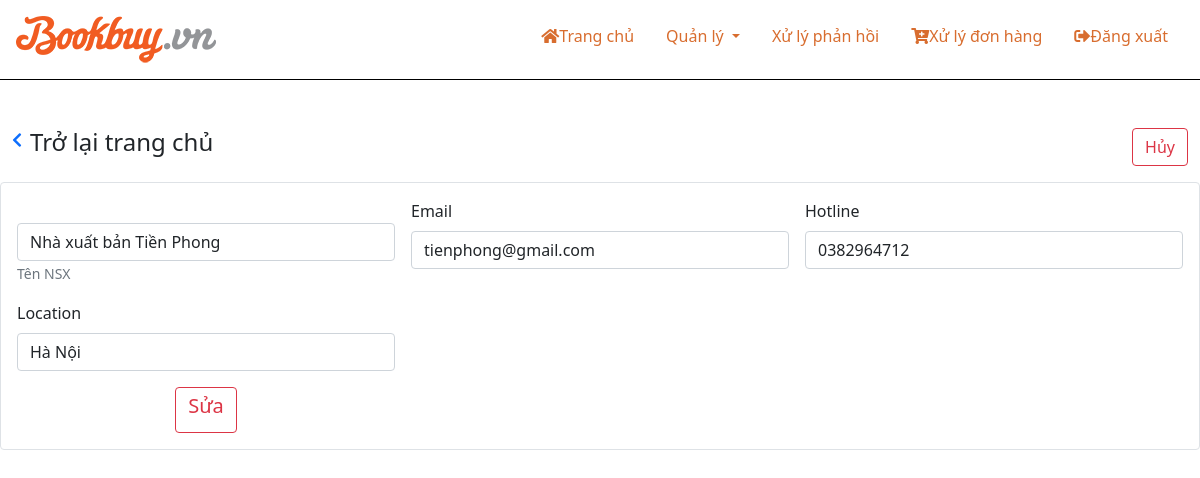
The app's page /admin/admin_edit_publisher.php?publisherid=1 (signed in) with its own data.
### tables this page shows
CREATE TABLE `publisher` (
  `publisherid` int(10) NOT NULL,
  `publisher_name` varchar(60) NOT NULL,
  `email` varchar(200) NOT NULL,
  `hotline` varchar(12) NOT NULL,
  `location` varchar(200) NOT NULL
);

### admin/admin_edit_publisher.php (the view, shortened to what this page needs)
<?php
include("header.php");
?>
<div class="container-fluid">
    <div class="row mt-5">
        <div class="col d-flex"><a href="index.php"><i class="fas fa-chevron-left "></i></a>
            <h4 class="ms-2">Trở lại trang chủ</h4>
        </div>
        <div class="col text-end"><a href="./admin_edit_publisher.php"><button class="btn btn-outline-danger"
                    type="submit">Hủy</button></a></div>
    </div>
    <?php
    if (isset($_GET['publisherid'])) {
        $publisherid = $_GET['publisherid'];
    }
    $sql_2 = " SELECT * FROM publisher WHERE publisherid = '$publisherid'";
    $res_2 = mysqli_query($conn, $sql_2);
    $row_2 = mysqli_fetch_assoc($res_2);
    ?>
    <div class="row">
        <div class="col border p-3 rounded-2 mt-3">
            <form method="POST" class="row g-3 " enctype="multipart/form-data" id="form">
                <div class="col-md-4">
                    <input type="" name="publisher_name" class="form-control" id="publisher_name"
                        value="<?php echo $row_2['publisher_name']; ?>">
                    <div class="text-muted"><small>Tên NSX</small></div>
                </div>
                <div class="col-md-4">
                    <label for="email" class="form-label">Email</label>
                    <input type="" name="email" class="form-control" id="email" value="<?php echo $row_2['email']; ?>">
                </div>
                <div class="col-md-4">
                    <label for="hotline" class="form-label">Hotline</label>
                    <input type="" name="hotline" class="form-control" id="hotline"
                        value="<?php echo $row_2['hotline']; ?>">
                </div>
                <div class="col-md-4">
                    <label for="location" class="form-label">Location</label>
                    <input type="" name="location" class="form-control" id="location"
                        value="<?php echo $row_2['location']; ?>">
                    <div class="col-12 d-flex justify-content-center mt-3">
                        <button type="submit" name="submit" class="btn btn-outline-danger ">
                            <h5>Sửa</h5x>
                        </button>
                    </div>
            </form>
        </div>
    </div>
    <?php
    include("footer.php");
    ?>

### admin/index.css (style rules this page uses)
* { padding: 0; margin: 0; box-sizing: border-box; text-decoration: none; }
:root { --color-main: #d86d2f; }

### records on screen
publisher: publisher_name "Nhà xuất bản Tiền Phong", email "tienphong@gmail.com", hotline "0382964712", location "Hà Nội"
